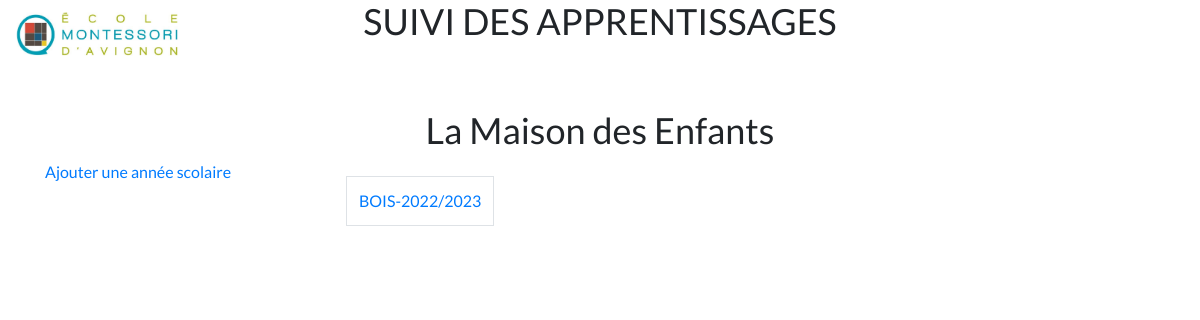
The page /ambiance (signed in) on the database as committed earlier.
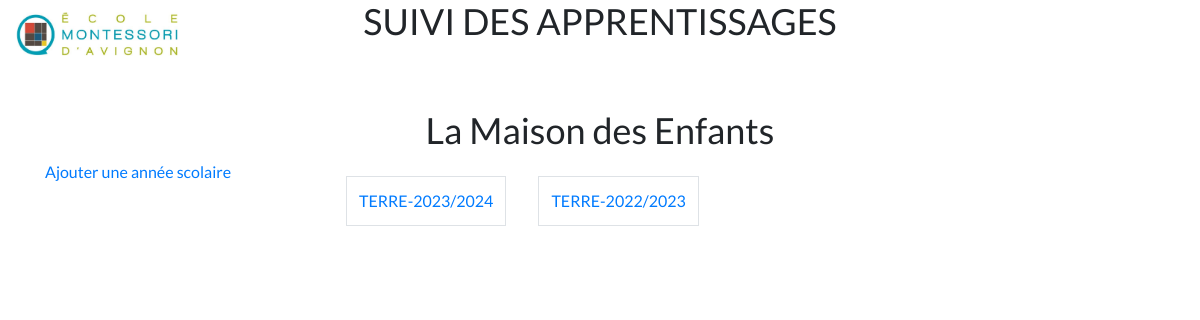
The same page on the database as committed later.
### ambiance/models.py (models this page shows)
class Ambiance(models.Model):
    ENVIRONMENT_CHOICES = (
        ('BOIS', 'Bois'),
        ('TERRE', 'Terre'),
    )
    name = models.CharField(max_length=20, choices=ENVIRONMENT_CHOICES, verbose_name="Ambiance")
    year = models.CharField(max_length=20, verbose_name="Année")
    date_created = models.DateTimeField(auto_now_add=True)
    def __str__(self):
        return f'{self.name}-{self.year}'

### ambiance/views.py (the view)
# urls.py: path("ambiance", views.ambiance_list, name='ambiance'),
@login_required
def ambiance_list(request):
    user = request.user
    ambiances = Ambiance.objects.filter(name=user.ambiance.name).order_by('-date_created')
    return render(request, 'ambiance/ambiance_all.html', {'ambiances': ambiances})

### ambiance/templates/ambiance/ambiance_all.html (shortened to what this page needs)
{% extends "authentication/base.html" %}
{% block content %}
<h2 class="text-center">La Maison des Enfants</h2>
<div class="row">
    <div class="col-md-3">
        <a href="{% url 'add_ambiance' %}">Ajouter une année scolaire</a>
    </div>
    <div class="col-md-8 d-flex flex-wrap justify-content-evenly">
        {% for ambiance in ambiances %}
            <div class="p-3 mb-1">
                <table class="table table-bordered table-hover">
                        <tbody>
                            <tr>
                                <td>
                                    <a href="{% url 'all_child' ambiance_id=ambiance.id%}"> {{ambiance}}</a>
                                </td>
                            </tr>
                        </tbody>
                </table>
            </div>
        {% endfor %}
    </div>
    <div class="col-md-1"></div>
</div>
{% endblock content %}

Rows that differ between the two databases and show on the page:
added Ambiance: name+year "TERRE-2023/2024"
changed Ambiance: name+year "BOIS-2022/2023" → "TERRE-2022/2023"
